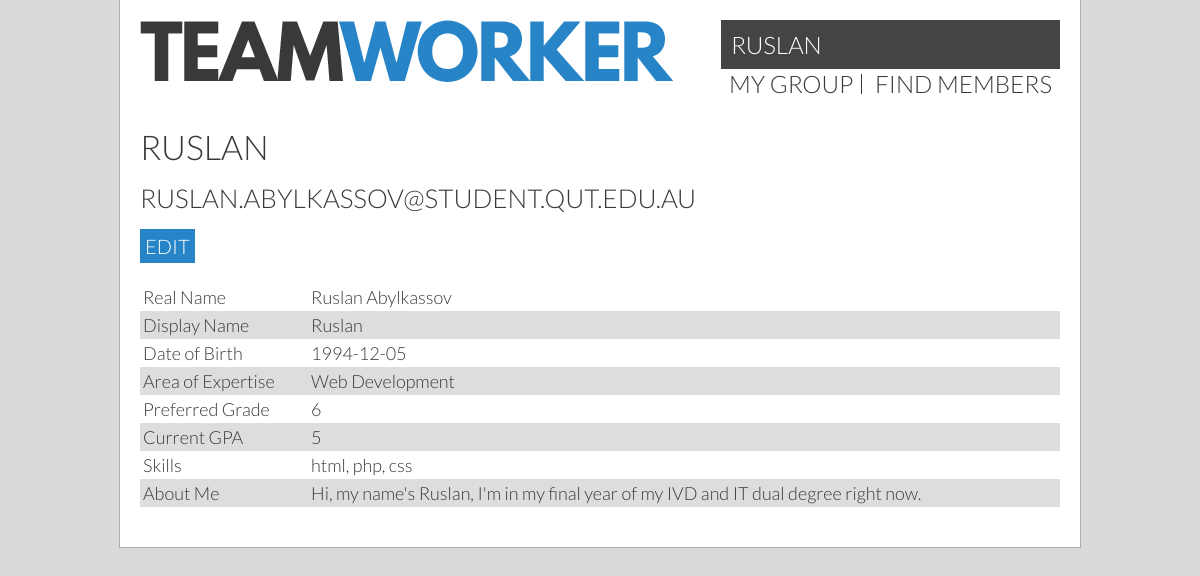
/?page=profile (signed in), run on the app's committed database.
### tables this page shows
CREATE TABLE `users` (
  `id` int(11) unsigned NOT NULL AUTO_INCREMENT,
  `permissions` int(11) NOT NULL DEFAULT '1',
  `currentGroup` int(11) DEFAULT '0',
  `groupLeader` tinyint(1) DEFAULT NULL,
  `name` varchar(40) DEFAULT NULL,
  `displayName` varchar(30) DEFAULT NULL,
  `email` varchar(40) DEFAULT NULL,
  `password` char(64) DEFAULT NULL,
  `dob` date DEFAULT NULL,
  `mainArea` varchar(30) DEFAULT NULL,
  `skills` text,
  `gpa` double DEFAULT NULL,
  `goal` double DEFAULT NULL,
  `bio` varchar(300) DEFAULT NULL,
  `studentID` varchar(255) DEFAULT NULL,
  PRIMARY KEY (`id`),
  UNIQUE KEY `email` (`email`),
  UNIQUE KEY `studentID` (`studentID`)
);

### userHandler.php (called while the page is built, shortened)
<?php
if(isset($_SESSION['id'])) {
  $sessionId = $_SESSION['id'];
  $query = ('SELECT * FROM users WHERE id = :id');
  $statement = $db -> prepare($query);
  $statement -> bindValue(':id', $sessionId);
  if (!$statement -> execute()) { print_r($statement->errorInfo()); }
  $result = $statement -> fetch(PDO::FETCH_ASSOC);
  $realName = $result['name'];
  if($result['displayName'] == "") {
    $userName = $realName;
  } else {
    $userName = $result['displayName'];
  }
  $userEmail = $result['email'];
  $dob = $result['dob'];
  $areaExpertise = $result['mainArea'];
  $bio = $result['bio'];
  $gpa = $result['gpa'];
  $goal = $result['goal'];
  $group = $result['currentGroup'];
  $skills = $result['skills'];
}
?>

### profile.php (the view, shortened to what this page needs)
<body>
  <main>
    <?php include "header.inc"; ?>
    <div class="content" id="readonly">
      <h1><?=$userName?></h1>
      <h2><?=$userEmail?></h2>
      <a class="button" onclick="showEditor()">Edit</a>
      <table>
        <tr><td>Real Name</td> <td><?=$realName?></td></tr>
        <tr><td>Display Name</td> <td><?=$userName?></td></tr>
        <tr><td>Date of Birth</td> <td><?=$dob?></td></tr>
        <tr><td>Area of Expertise</td>  <td><?=$areaExpertise?></td></tr>
        <tr><td>Preferred Grade</td>  <td><?=$goal?></td></tr>
        <tr><td>Current GPA</td>  <td><?=$gpa?></td></tr>
        <tr><td>Skills</td>  <td><?=$skills?></td></tr>
        <tr><td>About Me</td> <td><?=$bio?></td></tr>
      </table>
    </div>
  </main>
</body>
</html>

### header.inc (shortened to what this page needs)
<header>
    <a href="/" id="logo"><img src="_resources/teamworker.png"></a>
    <nav>
      <div class="topNavProfile">
        <a href='/?page=profile'><?=$userName?></a>
      </div>
      <ul>
        <?php if($group != 0) { ?>
          <li><a href="/?page=group">my group</a></li>
          <li><a href="/?page=userSearch">find members</a></li>
        <?php } ?>
      </ul>
    </nav>
</header>

### style.css (style rules this page uses)
body { margin: 0; padding:0; font-family: 'Lato', sans-serif; font-weight: 300; font-size:20px; }
main { width:960px; height:auto; margin:0 auto; }
.content { margin: 20px; overflow: auto; }
h1 { font-weight:300; font-size:1.7em; text-transform:uppercase; margin: 15px 0; }
.content h1:first-child { margin-top:0; }
h2 { font-weight:300; font-size:1.3em; text-transform:uppercase; margin:15px 0; }
a { text-decoration:none; color:inherit; transition: opacity 0.3s ease; }
.button { display: inline-block; padding: 5px; text-transform: uppercase; color: #fff; background-color: #2785c7; }
header { padding:20px; }
#logo { display:inline-block; }
nav { font-size:1.2em; text-transform: uppercase; display:inline-block; float:right; }
nav ul { list-style:none; padding:0; margin:0; }
nav li { display:inline-block; border-right:1px solid #393939; padding:0 8px; line-height:20px; }
nav ul li:last-child { border-right:none; }
.topNavProfile { background: #444; padding: 10px; }
.topNavProfile a { color: #fff; }
table { width:100%; box-sizing:border-box; font-size:0; border-spacing:0; margin:20px 0; }
td, th { font-size:18px; padding:3px; margin:0; text-align:left; min-height:1em; }

### colour.css (style rules this page uses)
body, .grain { background-color:#dadada; background-image:url(_resources/15p-grey.jpg); }
main { background-color:white; }
tr:nth-child(even) { background-color:#ddd; }
body, main { color:#393939; }
main { border: 1px solid #a8aeaf; border-top:none; }

### data on the page
users: displayName "RUSLAN", email "RUSLAN.ABYLKASSOV@STUDENT.QUT.EDU.AU", name "Ruslan Abylkassov", displayName "Ruslan", dob "1994-12-05", mainArea "Web Development", goal "6", gpa "5", skills "html, php, css", bio "Hi, my name's Ruslan, I'm in my final year of my IVD and IT dual degree right now."
